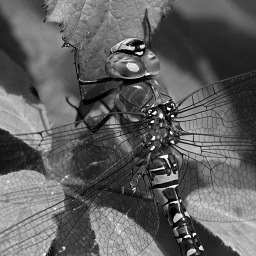
#> input picture HW1/provided/DIPSourceHW1.jpg, 256 x 256 px
$ python forward_inverse_problem.py
#> lines starting #> are read from the running program, lines starting #| are printed output that depends on the picture; after the words box and inside, x2 and y2 are one past the last pixel; in counts of white or black regions, pixels touching at a corner belong together
### HW1/readers.py
import os

import cv2
import numpy as np


# [6 lines left out: function read_motion_paths, not called in this run]


def read_original_image():
    path = os.path.join('provided', 'DIPSourceHW1.jpg')
    print("Reading original image from: %s" % path)
    return cv2.imread(path, cv2.IMREAD_GRAYSCALE)
#> returned value is the input picture: shape (256, 256); min 0, max 255, mean 95.5

### HW1/psf.py
import math

import numpy as np
import matplotlib.pyplot as plt


def psf_coarse(x, y, psf):
    x, y = int(round(x)), int(round(y))
    psf[y, x] += 1


def psf_fine(x, y, psf):
    # we assume there is a shift and it is not an integer. easier to compute this way.
    if math.floor(x) == math.ceil(x):
        x += 1e-7
        assert math.floor(x) + 1 == math.ceil(x)
    if math.floor(y) == math.ceil(y):
        y += 1e-7
        assert math.floor(y) + 1 == math.ceil(y)
    # say x,y = (0.4,0.3)
    top_left_idx = int(math.floor(x)), int(math.floor(y))  # (0,0), we floor for top since y starts from above
    top_right_idx = int(math.ceil(x)), int(math.floor(y))  # (1,0)
    bottom_left_idx = int(math.floor(x)), int(math.ceil(y))  # (0,1)
    bottom_right_idx = int(math.ceil(x)), int(math.ceil(y))  # (1,1)
    psf[top_left_idx[::-1]] += (bottom_right_idx[0] - x) * (bottom_right_idx[1] - y)  # 0.6*0.7
    psf[top_right_idx[::-1]] += (1 - (bottom_right_idx[0] - x)) * (bottom_right_idx[1] - y)  # 0.4*0.7
    psf[bottom_left_idx[::-1]] += (bottom_right_idx[0] - x) * (y - top_left_idx[1])  # 0.6*0.3
    psf[bottom_right_idx[::-1]] += (1 - (bottom_right_idx[0] - x)) * (y - top_left_idx[1])  # 0.4*0.3


def generate_psfs(X, Y, granularity_method):
    max_shift = math.ceil(max(np.max(np.abs(X)), np.max(np.abs(Y))))  # this is the maximal shift a camera has.
    rect_size = int(2 * max_shift) + 1  # this ensures that the shift is within the rect and a center is defined.
    num_psfs, num_samples_per_motion = X.shape
    print("Generating {} PSFs of size: {}x{} each".format(num_psfs, rect_size, rect_size))
    center_offset = max_shift  # convenience.
    X = X + center_offset
    Y = Y + center_offset
    psfs = list()
    for i in range(num_psfs):
        psf = np.zeros((rect_size, rect_size), dtype=float)
        for x, y in zip(X[i], Y[i]):
            granularity_method(x, y, psf)
        psf /= num_samples_per_motion
        psfs.append(psf)
    return psfs


# [17 lines left out: functions test_psf_fine_1, test_psf_fine_2, not called in this run]


# [3 lines that do not run on import are left out]

### HW1/forward_inverse_problem.py
import cv2

import matplotlib.pyplot as plt
import numpy as np
import scipy.signal as sig
from scipy import fftpack

from psf import generate_psfs, psf_fine
from readers import read_original_image


def forward_blur(original_image, psfs):
    print("Generating {} blurred images (from PSFs)".format(len(psfs)))
#| Generating 2 blurred images (from PSFs)
    # return [cv2.filter2D(original_image.astype(float), -1, psf) for psf in psfs]
    return [sig.convolve2d(original_image.astype(float), psf, mode='same', boundary='wrap') for psf in psfs]


def inverse_deblur(blurred_images, fft_estimator):
    print("Generating a de-blurred image using {} blurred images".format(len(blurred_images)))
    blurred_ffts = fftpack.fft2(blurred_images)
    estimated_fft = fft_estimator(blurred_ffts)
    result = fftpack.ifft2(estimated_fft)
    result = np.absolute(result)
    return result


def estimate_fft_using_max(blurred_ffts):
    dim = blurred_ffts[0].shape[0]
    abs_ffts = np.abs(blurred_ffts)
    argmax_ffts = np.argmax(abs_ffts, axis=0)
    max_fft = np.zeros(blurred_ffts.shape[1:], dtype=complex)
    for i in range(dim):  # Sorry, didn't want to spend time optimizing this damn for-for-loops
        for j in range(dim):
            max_fft[i, j] = blurred_ffts[argmax_ffts[i, j], i, j]

    return max_fft


def estimate_fft_using_soft_max(blurred_ffts):
    abs_ffts = np.abs(blurred_ffts)
    min_abs_fft = np.min(abs_ffts)
    max_abs_fft = np.max(abs_ffts)
    range_fft = max_abs_fft - min_abs_fft + 1e-7
    abs_ffts_normalized = (abs_ffts - min_abs_fft) / range_fft
    weight = np.exp(10* abs_ffts_normalized)
    total_weight = np.sum(weight, axis=0)
    restored_fft = np.sum(weight / total_weight * blurred_ffts, axis=0)
    argmax = np.argmax(abs_ffts, axis=0)
    assert np.all(argmax == np.argmax(weight, axis=0))
    assert not np.any(np.isnan(weight))
    assert not np.any(np.isinf(weight))
    assert not np.any(np.isnan(total_weight))
    assert not np.any(np.isinf(total_weight))

    return restored_fft


def estimate_fft_using_weighted_abs_p_generator(p):
    def f(blurred_ffts):
        abs_ffts = np.abs(blurred_ffts) ** p
        weights = abs_ffts / np.sum(abs_ffts, axis=0)
        return np.sum(blurred_ffts * weights, axis=0)

    return f


def test_vertical_horizontal_perfect_deblur():
    im = read_original_image()
    v_k = 0.01
    motion_path_x = np.arange(0.0, 16.10, v_k)[np.newaxis, ...]
    motion_path_x -= np.mean(motion_path_x)
    motion_path_y = np.zeros(motion_path_x.shape)
    h_psf = generate_psfs(motion_path_x, motion_path_y, psf_fine)[0]
    v_psf = h_psf.T
    sanity_psf = np.zeros((19, 19), dtype=float)
    sanity_psf[9][9] = 1.0
    if (False):  # Uncomment if want to generate psfs directly
        v_psf = np.zeros((19, 19), dtype=float)
        n = 7  # we do 2*n - 1
        for i in range(n):
            v_psf[9 + i][9] = v_psf[9 - i][9] = 1 / (2 * n - 1)
        assert abs(np.sum(v_psf) - 1) < 1e-9

    blurred = forward_blur(im, [v_psf, v_psf.T])
#> blurred = 2 items

    plt.subplot(3, 3, 1)
    plt.imshow(v_psf, cmap='gray')
    plt.title('vertical')

    plt.subplot(3, 3, 2)
    plt.imshow(v_psf.T, cmap='gray')
    plt.title('horizontal')

    plt.subplot(3, 3, 3)
    plt.imshow(sanity_psf, cmap='gray')
    plt.title('sanity')

    plt.subplot(3, 3, 4)
    plt.imshow(blurred[0], cmap='gray')
    plt.title('vertical')

    plt.subplot(3, 3, 5)
    plt.imshow(blurred[1], cmap='gray')
    plt.title('horizontal')

    plt.subplot(3, 3, 6)
    sanity_blurred = forward_blur(im, [sanity_psf])[0]
#| Generating 1 blurred images (from PSFs)
    plt.imshow(sanity_blurred, cmap='gray')
    plt.title('sanity')

    plt.subplot(3, 3, 7)
    plt.imshow(im, cmap='gray')
    plt.title('original')

    plt.subplot(3, 3, 8)
    deblur = inverse_deblur(blurred, estimate_fft_using_max)
#| Generating a de-blurred image using 2 blurred images
#> in estimate_fft_using_max, `argmax_ffts = np.argmax(abs_ffts, axis=0)`:
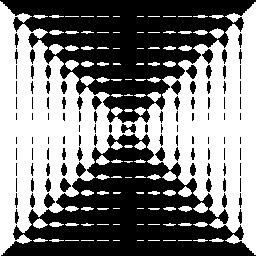
#> argmax_ffts: shape (256, 256) int64; values 0 (black) and 1 (white), 50% white; 101 black regions (40 under 20 px), largest, box (x1, y1, x2, y2) and area: (0, 0, 256, 123) 14923, (1, 134, 256, 256) 14667, (202, 49, 213, 64) 97
#> in inverse_deblur, `result = np.absolute(result)`:
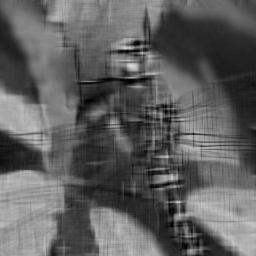
#> result: shape (256, 256) float64; min 0.0744, max 217.8, mean 95.5
    plt.imshow(deblur, cmap='gray')
    plt.title('de-blurred')

    plt.subplot(3, 3, 9)
    sanity_deblur = inverse_deblur([sanity_blurred], estimate_fft_using_max)
#| Generating a de-blurred image using 1 blurred images
#> in estimate_fft_using_max (call 2), `argmax_ffts = np.argmax(abs_ffts, axis=0)`: argmax_ffts: shape (256, 256) int64; every value is 0
    plt.imshow(sanity_deblur, cmap='gray')
    plt.title('sanity de-blurred')

    plt.show()
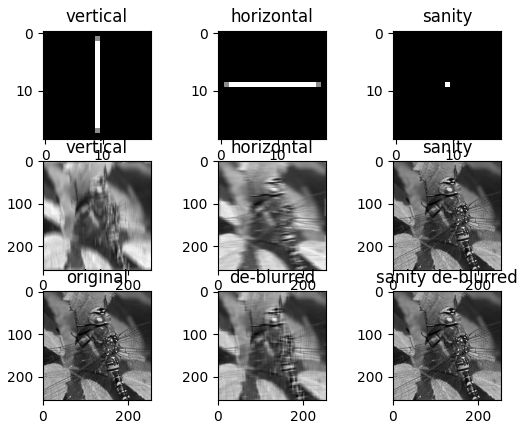
#> figure drawn by matplotlib, 9 panels

    # assert sanity blur did nothing
    np.testing.assert_almost_equal(sanity_deblur, im)

    # assert sanity deblur did nothing
    np.testing.assert_almost_equal(sanity_blurred, im)

    # when the sanity blurred image (original) is in the samples, we really restore the original image.
    np.testing.assert_almost_equal(inverse_deblur(blurred + [sanity_blurred], estimate_fft_using_max), im)
#| Generating a de-blurred image using 3 blurred images
#> in estimate_fft_using_max (call 3), `argmax_ffts = np.argmax(abs_ffts, axis=0)`:
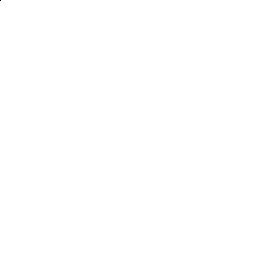
#> argmax_ffts: shape (256, 256) int64; values 0 (black) and 2 (white), 100% white; black in thin lines or dots, all inside (x1, y1, x2, y2) = (0, 0, 1, 1)

    # assert h + v blurs result perfect de-blurring
#> (the run stopped early here; a loop or call above may not have finished)
